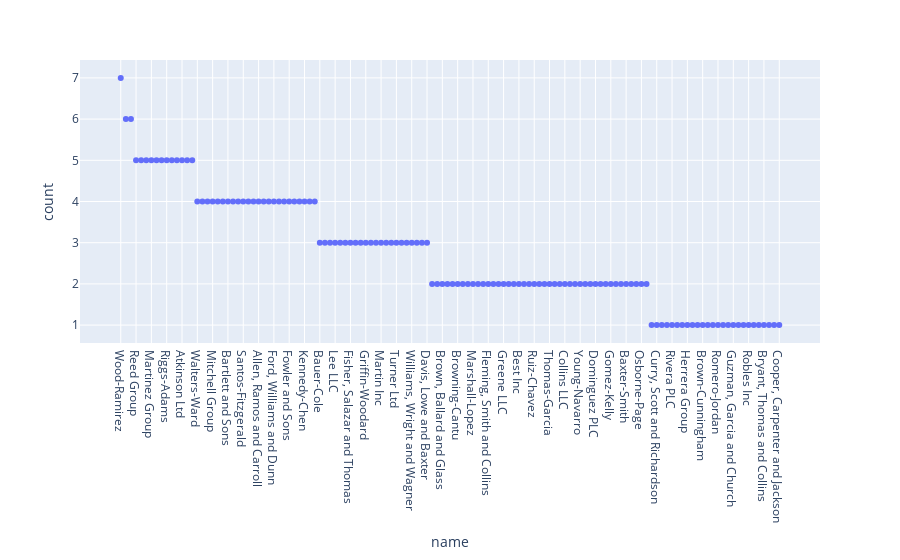

This figure's notebook cell:
### Markdown cell above
A more straightforward way about it is to examine the merchants with the most STs:

### Code cell
small_transactions_sql = '''
SELECT name, COUNT(amount)
FROM (
    SELECT m.name, t.amount
    FROM cc_transaction t
    JOIN merchant m
    ON t.merchant_id = m.id
    WHERE t.amount <= 2.00
) AS small_ts
GROUP BY name
ORDER BY count DESC;
'''

ST_merchants = pd.read_sql(small_transactions_sql, engine)

ST_merchants_fig = px.scatter(ST_merchants, x='name', y='count')
ST_merchants_fig.show()

### Figure 1 — Plotly figure (JSON) as saved in the notebook; plotly's stock layout.template omitted (floating-point values rounded to 4 significant figures; data arrays with more than 128 entries replaced by an {"elided": "..."} marker saying what was removed)
{"data": [{"hovertemplate": "name=%{x}<br>count=%{y}<extra></extra>", "legendgroup": "", "marker": {"color": "#636efa", "symbol": "circle"}, "mode": "markers", "name": "", "showlegend": false, "type": "scatter", "x": {"elided": "130 str values"}, "xaxis": "x", "y": {"elided": "130 int values"}, "yaxis": "y"}], "layout": {"autosize": true, "legend": {"tracegroupgap": 0}, "margin": {"t": 60}, "xaxis": {"anchor": "y", "autorange": true, "domain": [0, 1], "range": [-8.407, 137.4], "title": {"text": "name"}, "type": "category"}, "yaxis": {"anchor": "x", "autorange": true, "domain": [0, 1], "range": [0.4859, 7.514], "title": {"text": "count"}, "type": "linear"}}}
